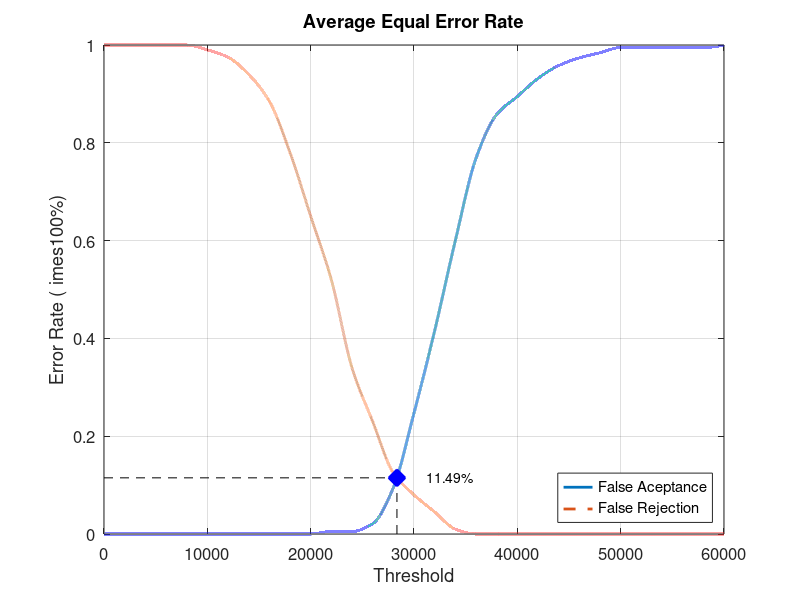
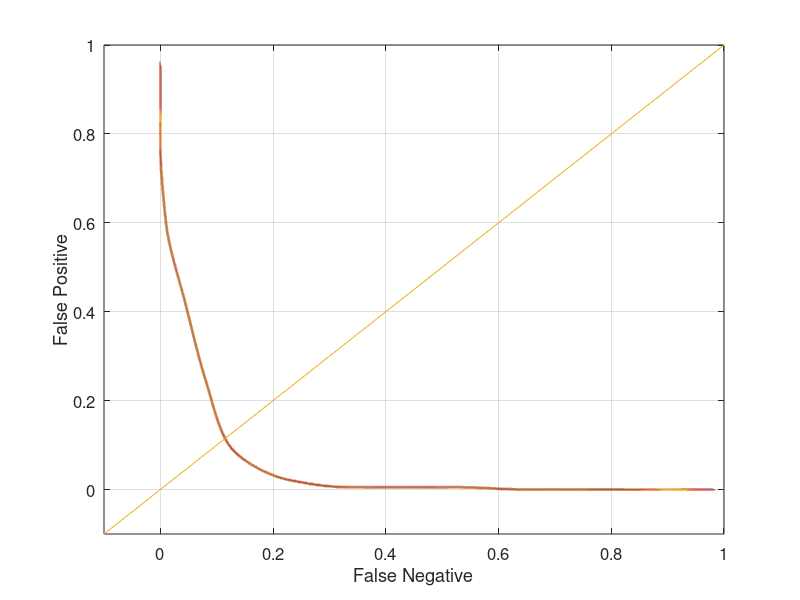

These figures' MATLAB source, in order:
close all;
clear;
clc;
x = 0:2000:60000;
xq = 0:0.5:60000;

y0 = [0 0 0 0 0 0 0 0 0 0 0 0.00526316 0.00526316 0.0210526 0.0947368 0.247368 0.415789 0.6 0.768421 0.857895 0.894737 0.931579 0.957895 0.973684 0.984211 0.994737 0.994737 0.994737 0.994737 0.994737 1]
yy0 = interp1(x, y0, xq, 'pchip');
y1 = [1 1 1 1 1 0.99 0.975 0.94 0.885 0.78 0.65 0.52 0.34 0.23 0.125 0.08 0.045 0.01 0 0 0 0 0 0 0 0 0 0 0 0 0]
yy1 = interp1(x, y1, xq, 'pchip');

% Calculating EER: 
y2 = abs(y0 - y1);
find(y2 == min(y2))
yy2 = abs(yy0 - yy1);
xEER = find(yy2 == min(yy2));
xEERIndex = xq(xEER) % X-axis EER
yEER = yy0(xEER) % Y-axis EER

main = figure
plot(xq, yy0,'-','LineWidth', 2);	hold on
plot(xq, yy1,'--','LineWidth', 2);	hold on
plot([xEERIndex xEERIndex], [0 yEER], 'k--');	hold on
plot([0 xEERIndex], [yEER yEER], 'k--');	hold on
plot(xEERIndex, yEER, 'bx', 'LineWidth', 10);	hold on
text(xEERIndex + 10 * xEERIndex / 100, yEER, [num2str(round((10000 * yEER)) / 100) '%'])
legend('False Aceptance', 'False Rejection', 'Location', 'SouthEast')
xlabel('Threshold')
ylabel('Error Rate (	imes100%)')
title('Average Equal Error Rate')
set(gca, 'FontSize', 12)
axis([0 60000 0 1])
grid on

print(main, 'Database4_3Main', '-dpng');
FNRxFPR = figure('Color', [1 1 1]);
plot(yy1, yy0, '-', yy1, yy0, 'LineWidth', 2);
hold on
y = -0.1:0.1:1
plot(y, y); 
set(gca, 'FontSize', 12)
xlabel('False Negative')
ylabel('False Positive')
axis([-0.1 1 -0.1 1])
set(gca, 'FontSize', 12)
grid on

print(FNRxFPR, 'Database4_3FNRxFPR','-dpng');
